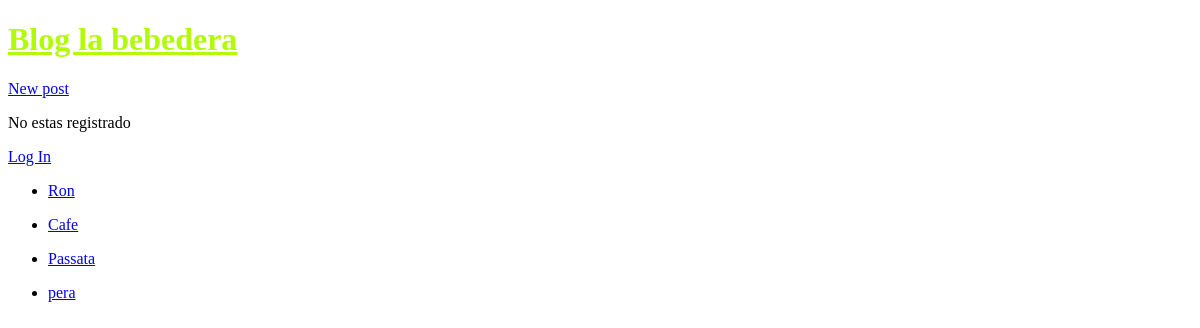
The app's page /, older data.
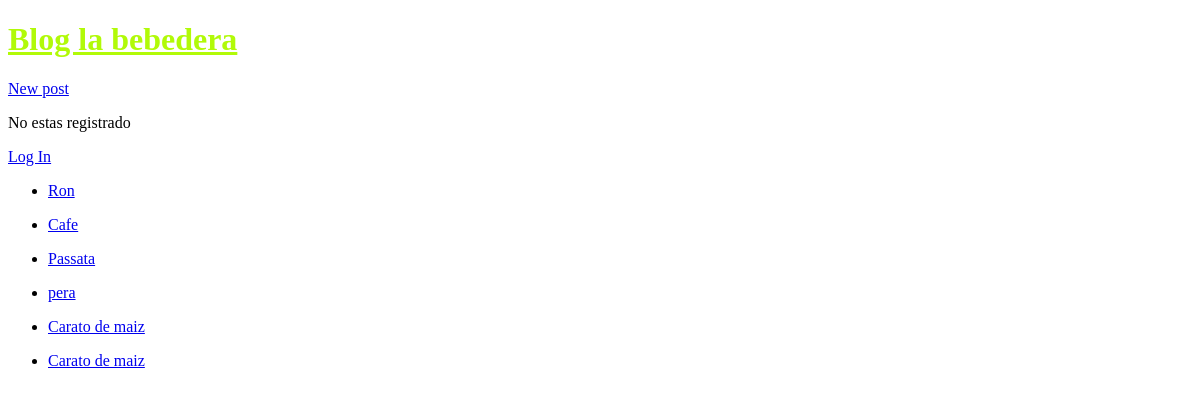
The same page, newer data.
### blogs/models.py (models this page shows, shortened)
class Post(models.Model):
    title = models.CharField(max_length = 120)
    body = models.TextField()
    author = models.ForeignKey(
        "auth.User",
        on_delete = models.CASCADE #Comportamiento para borrar todo el contenido de ese autor
    )
    created_at = models.DateTimeField(auto_now_add = True)

### blogs/views.py (the view)
# urls.py: path("", BlogListView.as_view(), name = "home"),
class BlogListView(ListView):
    model = Post
    template_name ="home.html"

### templates/home.html
{% extends "_base.html" %}
{% block content %}
    {% if user.is_authenticated %}
         hola {{ user.username }}!! :)
         <form action="{% url 'logout' %}" method="post">{% csrf_token %}
              <button type="submit">Log Out</button>
         </form>
    {% else %}
        <p>No estas registrado</p>
        <a href="{% url 'login'  %}">Log In</a>
    {% endif %}
    {% for post in post_list %}
            <ul>
                <li><a href="{% url 'post_detail'  post.pk %} ">{{ post.title }}</a></li>
            </ul>
    {% endfor %}
{% endblock content %}

### templates/_base.html (shortened to what this page needs)
{% load static %}
<!DOCTYPE html>
<html lang="en">
<head>
    <link rel="stylesheet" href= "{% static 'css/base.css' %}">
</head>
<body>
    <header>
        <h1><a href="{% url 'home' %}">Blog la bebedera</a></h1>
    </header>
    <div>
        <a href="{% url 'new_post' %}">New post</a>
    </div>
    {% block content %}
    {% endblock content %}
</body>
</html>

### static/css/base.css (style rules this page uses)
header h1 a { color: rgb(177, 250, 8); }

Row changes from the older to the newer data that the page shows:
added Post: title "Carato de maiz"
added Post: title "Carato de maiz"
